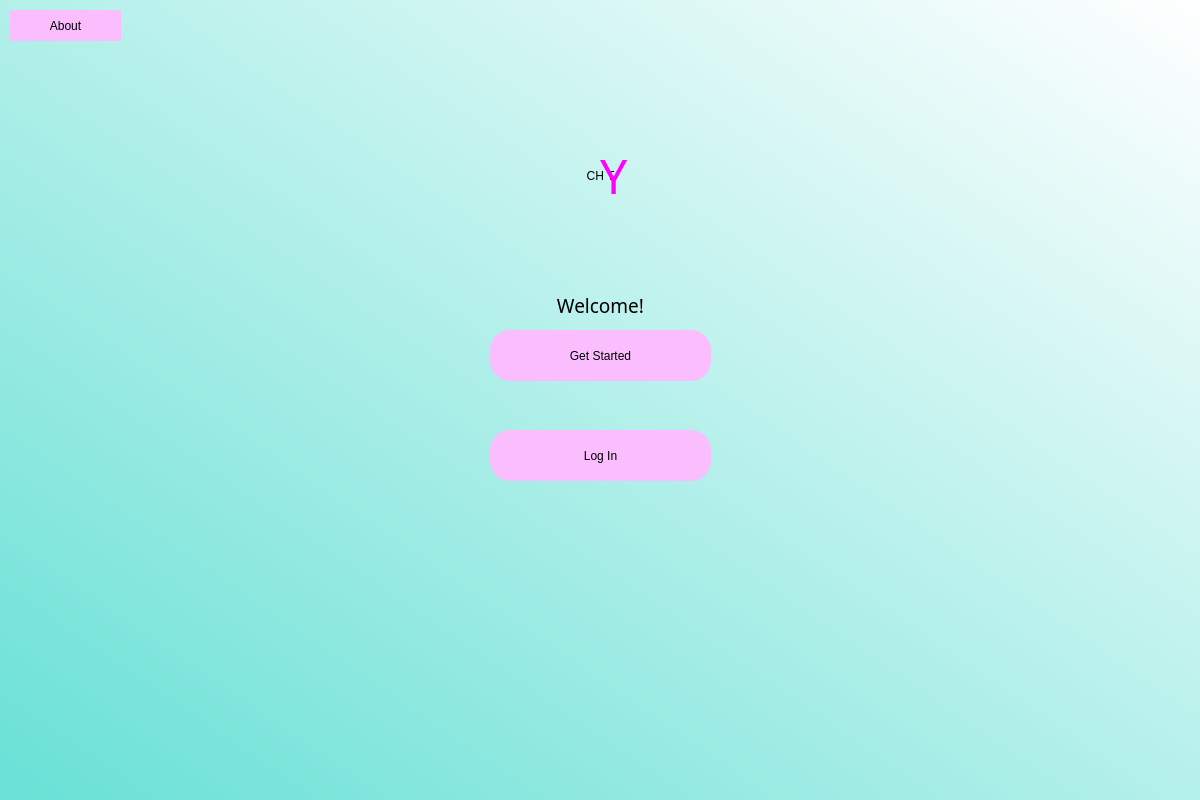
<?xml version="1.0" encoding="UTF-8"?>
<ui version="4.0">
 <class>Firstpage</class>
 <widget class="QDialog" name="Firstpage">
  <property name="geometry">
   <rect>
    <x>0</x>
    <y>0</y>
    <width>1200</width>
    <height>800</height>
   </rect>
  </property>
  <property name="windowTitle">
   <string>Dialog</string>
  </property>
  <widget class="QWidget" name="widgetfirstpage" native="true">
   <property name="geometry">
    <rect>
     <x>0</x>
     <y>0</y>
     <width>1200</width>
     <height>800</height>
    </rect>
   </property>
   <property name="styleSheet">
    <string notr="true">QWidget#widgetfirstpage{
background-color:qlineargradient(spread:pad, x1:0, y1:0.972182, x2:1, y2:0, stop:0 rgba(106, 225, 214, 255), stop:1 rgba(255, 255, 255, 255));}</string>
   </property>
   <widget class="QLabel" name="label">
    <property name="geometry">
     <rect>
      <x>540</x>
      <y>140</y>
      <width>121</width>
      <height>71</height>
     </rect>
    </property>
    <property name="styleSheet">
     <string notr="true">font: 36pt &quot;OCR A Extended&quot;;</string>
    </property>
    <property name="text">
     <string>CH T</string>
    </property>
    <property name="alignment">
     <set>Qt::AlignCenter</set>
    </property>
   </widget>
   <widget class="QLabel" name="label_2">
    <property name="geometry">
     <rect>
      <x>600</x>
      <y>140</y>
      <width>31</width>
      <height>71</height>
     </rect>
    </property>
    <property name="font">
     <font>
      <family>OCR A Extended</family>
      <pointsize>36</pointsize>
      <weight>50</weight>
      <italic>false</italic>
      <bold>false</bold>
     </font>
    </property>
    <property name="styleSheet">
     <string notr="true">font: 36pt &quot;OCR A Extended&quot;;
color:#ff00ff;
</string>
    </property>
    <property name="text">
     <string>Y</string>
    </property>
   </widget>
   <widget class="QPushButton" name="setup">
    <property name="geometry">
     <rect>
      <x>490</x>
      <y>330</y>
      <width>221</width>
      <height>51</height>
     </rect>
    </property>
    <property name="styleSheet">
     <string notr="true">border-radius:20;
background-color: #fabeff;
font: 18pt &quot;OCR A Extended&quot;;</string>
    </property>
    <property name="text">
     <string>Get Started</string>
    </property>
   </widget>
   <widget class="QPushButton" name="gotologinpage">
    <property name="geometry">
     <rect>
      <x>490</x>
      <y>430</y>
      <width>221</width>
      <height>51</height>
     </rect>
    </property>
    <property name="styleSheet">
     <string notr="true">border-radius:20;
background-color: #fabeff;
font: 18pt &quot;OCR A Extended&quot;;</string>
    </property>
    <property name="text">
     <string>Log In</string>
    </property>
   </widget>
   <widget class="QLabel" name="label_3">
    <property name="geometry">
     <rect>
      <x>490</x>
      <y>270</y>
      <width>221</width>
      <height>71</height>
     </rect>
    </property>
    <property name="font">
     <font>
      <family>OCR A Extended</family>
      <pointsize>14</pointsize>
      <weight>50</weight>
      <italic>false</italic>
      <bold>false</bold>
     </font>
    </property>
    <property name="styleSheet">
     <string notr="true">font: 14pt &quot;OCR A Extended&quot;;</string>
    </property>
    <property name="text">
     <string>Welcome!</string>
    </property>
    <property name="alignment">
     <set>Qt::AlignCenter</set>
    </property>
   </widget>
   <widget class="QPushButton" name="aboutbutton">
    <property name="geometry">
     <rect>
      <x>10</x>
      <y>10</y>
      <width>111</width>
      <height>31</height>
     </rect>
    </property>
    <property name="styleSheet">
     <string notr="true">border-radius:20;
background-color: #fabeff;
font: 14pt &quot;OCR A Extended&quot;;</string>
    </property>
    <property name="text">
     <string>About</string>
    </property>
   </widget>
  </widget>
 </widget>
 <resources/>
 <connections/>
</ui>
